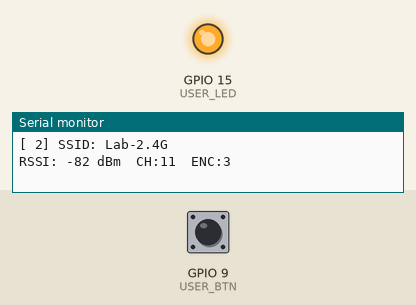
Bench run of a sketch on a simulated ESP32-C6. On the bench: output pins drawn as LEDs (lit = HIGH), the last lines printed to the serial monitor. Dashed ring = blinking. Inputs (shaded band) come from the test bench; at power-on: GPIO 9 (USER_BTN) HIGH. A WiFi scan finds three made-up networks.

Above: at 3.03 s.
3.6 s: GPIO 9 (USER_BTN) pulled LOW for 0.15 s
5.2 s: GPIO 9 (USER_BTN) pulled LOW for 1 s
At 8.1 s:
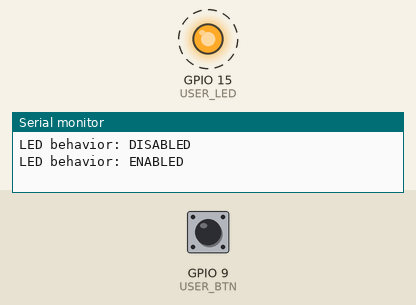
8.2 s: GPIO 9 (USER_BTN) pulled LOW for 3.2 s
At 8.8 s:
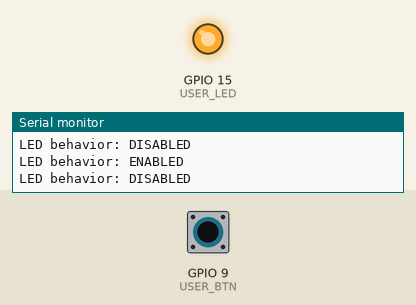
Timing chart, 0 to 11.2 s (numbered marks = the images above; inputs shaded):
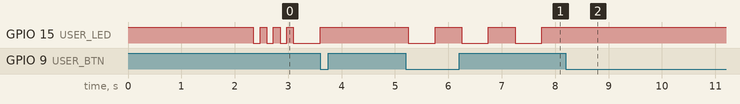

The sketch:

WIFI-scan-button-LED.ino
```cpp
/*
   Olimex ESP32-C6-DevKit-LiPo WiFi 6 Demo (2.4 GHz only)
   -------------------------------------------------------------
    • LED1 (GPIO15, active LOW)
         - LED behavior ON: blink patterns (fast after scan, slow idle)
         - LED behavior OFF: LED stays OFF
    • BOOT1 button (GPIO9, active LOW, internal pull-up)
         - Toggle of LED1 (edge-detected)
    • Automatic 2.4 GHz WiFi scan every 10 s
*/

#include <WiFi.h>

// GPIO definitions
#define USER_LED 15     // Active LOW
#define USER_BTN 9      // Active LOW, internal pull-up

// Timing
unsigned long lastScan = 0;
const unsigned long scanInterval = 10000;

// LED behavior toggle
bool ledEnabled = true;

// LED state machine
unsigned long lastBlink = 0;
bool ledState = false;

// Snappy button debounce state
bool btnStable = HIGH;
bool btnLastReported = HIGH;
unsigned long btnLastChange = 0;
const unsigned long debounceMs = 50;

// Helpers for LED (active low)
inline void ledOn()  { digitalWrite(USER_LED, LOW); }
inline void ledOff() { digitalWrite(USER_LED, HIGH); }

// WiFi scan
void performScan() {
  Serial.println();
  Serial.println("Scanning (2.4 GHz)...");
  Serial.println("----------------------------------------------");

  WiFi.mode(WIFI_STA);
  WiFi.disconnect(true);

  int n = WiFi.scanNetworks(false, true); // blocking scan
  if (n < 0) {
    Serial.println("Scan failed.");
    return;
  }

  Serial.printf("Found %d networks\n", n);
  for (int i = 0; i < n; i++) {
    int ch = WiFi.channel(i);
    Serial.printf("[%2d] SSID: %-32s RSSI: %3d dBm  CH:%2d  ENC:%d\n",
                  i,
                  WiFi.SSID(i).c_str(),
                  WiFi.RSSI(i),
                  ch,
                  WiFi.encryptionType(i));
  }

  WiFi.scanDelete();
}

// LED state machine: non-blocking
void updateLed() {
  if (!ledEnabled) {
    ledOff();
    return;
  }

  unsigned long now = millis();
  unsigned long sinceScan = now - lastScan;

  // Fast blink 4 Hz for 800 ms after scan
  if (sinceScan < 800) {
    if (now - lastBlink >= 125) {
      ledState = !ledState;
      ledState ? ledOn() : ledOff();
      lastBlink = now;
    }
    return;
  }

  // Idle slow blink 1 Hz
  if (now - lastBlink >= 500) {
    ledState = !ledState;
    ledState ? ledOn() : ledOff();
    lastBlink = now;
  }
}

// Snappy button logic: falling-edge detection with debounce
void updateButton() {
  int raw = digitalRead(USER_BTN);
  unsigned long now = millis();

  // If state changed, reset debounce timer
  if (raw != btnStable) {
    btnLastChange = now;
    btnStable = raw;
  }

  // If stable long enough, consider it valid
  if (now - btnLastChange > debounceMs) {
    // Detect falling edge: HIGH -> LOW only once
    if (btnStable == LOW && btnLastReported == HIGH) {
      // Toggle LED behavior
      ledEnabled = !ledEnabled;
      Serial.println(ledEnabled ? "LED behavior: ENABLED" : "LED behavior: DISABLED");
      btnLastReported = LOW;
    }

    // Detect release (LOW -> HIGH)
    if (btnStable == HIGH && btnLastReported == LOW) {
      btnLastReported = HIGH;
    }
  }
}

void setup() {
  pinMode(USER_LED, OUTPUT);
  pinMode(USER_BTN, INPUT_PULLUP);

  ledOff();
  delay(20);

  Serial.begin(115200);
  delay(300);

  Serial.println();
  Serial.println("Olimex ESP32-C6-DevKit-LiPo WiFi 6 Demo");
  Serial.println("Snappy button toggle for LED behavior.");
  Serial.println("-----------------------------------------------------");

  performScan();
  lastScan = millis();
}

void loop() {
  updateButton();

  if (millis() - lastScan >= scanInterval) {
    lastScan = millis();
    performScan();
  }

  updateLed();
}
```

Measured:
- after the input at 3.6 s, GPIO 15 (USER_LED): stays HIGH (without the input it goes to LOW after 0.50 s)
- after the input at 5.2 s, GPIO 15 (USER_LED): alternates HIGH for 0.50 s and LOW for 0.50 s, starting after 0.05 s
- after the input at 8.2 s, GPIO 15 (USER_LED): stops changing and stays HIGH
